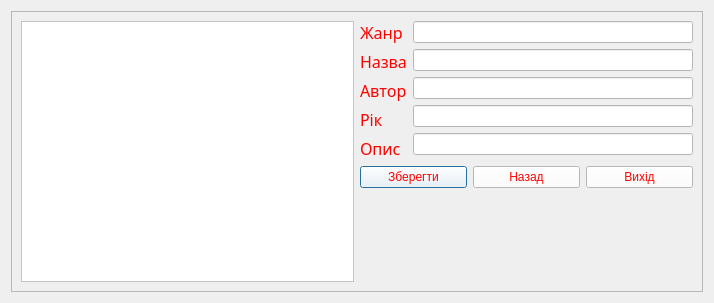
<?xml version="1.0" encoding="UTF-8"?>
<ui version="4.0">
 <class>All</class>
 <widget class="QDialog" name="All">
  <property name="geometry">
   <rect>
    <x>0</x>
    <y>0</y>
    <width>714</width>
    <height>303</height>
   </rect>
  </property>
  <property name="windowTitle">
   <string>Dialog</string>
  </property>
  <property name="styleSheet">
   <string notr="true">/*border-color: rgb(124, 255, 218);*/
/*background-color: qlineargradient(spread:reflect, x1:0, y1:1, x2:0.915254, y2:0.108, stop:0 rgba(71, 94, 142, 255), stop:1 rgba(255, 255, 255, 255));
background-color: qlineargradient(spread:reflect, x1:0, y1:1, x2:0.915254, y2:0.108, stop:0 rgba(71, 94, 142, 255), stop:1 rgba(255, 255, 255, 255));*/
/*background-color: qconicalgradient(cx:0, cy:0, angle:135, stop:0 rgba(255, 255, 0, 69), stop:0.375 rgba(255, 255, 0, 69), stop:0.423533 rgba(251, 255, 0, 145), stop:0.45 rgba(247, 255, 0, 208), stop:0.477581 rgba(255, 244, 71, 130), stop:0.518717 rgba(255, 218, 71, 130), stop:0.55 rgba(255, 255, 0, 255), stop:0.57754 rgba(255, 203, 0, 130), stop:0.625 rgba(255, 255, 0, 69), stop:1 rgba(255, 255, 0, 69));*/
/*background-color: qlineargradient(spread:reflect, x1:0, y1:0.488636, x2:1, y2:0.483, stop:0 rgba(71, 94, 142, 255), stop:1 rgba(254, 252, 255, 243));*
/*background-color: qlineargradient(spread:reflect, x1:0, y1:1, x2:0.915254, y2:0.108, stop:0 rgba(71, 94, 142, 255), stop:1 rgba(255, 255, 255, 255));*/
/*background-color: qlineargradient(spread:pad, x1:0.0110455, y1:0.443, x2:0.988636, y2:0.449, stop:0.136364 rgba(71, 94, 142, 255), stop:1 rgba(255, 255, 255, 255));*/
/*background-color: qlineargradient(spread:pad, x1:0.0110455, y1:0.443, x2:0.988636, y2:0.449, stop:0.136364 rgba(111, 72, 72, 255), stop:1 rgba(255, 255, 255, 255));
*/
/*gridline-color: rgb(178, 255, 250);*/</string>
  </property>
  <layout class="QGridLayout" name="gridLayout_2">
   <item row="0" column="0">
    <widget class="QScrollArea" name="scrollArea">
     <property name="widgetResizable">
      <bool>true</bool>
     </property>
     <widget class="QWidget" name="scrollAreaWidgetContents">
      <property name="geometry">
       <rect>
        <x>0</x>
        <y>0</y>
        <width>694</width>
        <height>283</height>
       </rect>
      </property>
      <layout class="QGridLayout" name="gridLayout">
       <item row="0" column="0" rowspan="4">
        <widget class="QTableView" name="tableView">
         <property name="styleSheet">
          <string notr="true">background-color : rgb(255,255,255);</string>
         </property>
        </widget>
       </item>
       <item row="0" column="1">
        <layout class="QHBoxLayout" name="horizontalLayout">
         <item>
          <layout class="QVBoxLayout" name="verticalLayout">
           <item>
            <widget class="QLabel" name="label_3">
             <property name="font">
              <font>
               <family>Segoe Script</family>
               <pointsize>12</pointsize>
               <weight>9</weight>
               <italic>false</italic>
               <bold>false</bold>
              </font>
             </property>
             <property name="styleSheet">
              <string notr="true">
font: 80 12pt &quot;Segoe Script&quot;;
font: 75 12pt &quot;Segoe Script&quot;;
color:rgb(255, 0, 0);</string>
             </property>
             <property name="text">
              <string>Жанр</string>
             </property>
            </widget>
           </item>
           <item>
            <widget class="QLabel" name="label_name_book">
             <property name="font">
              <font>
               <family>Segoe Script</family>
               <pointsize>12</pointsize>
               <weight>9</weight>
               <italic>false</italic>
               <bold>false</bold>
              </font>
             </property>
             <property name="styleSheet">
              <string notr="true">
font: 80 12pt &quot;Segoe Script&quot;;
font: 75 12pt &quot;Segoe Script&quot;;
color:rgb(255, 0, 0);</string>
             </property>
             <property name="text">
              <string>Назва</string>
             </property>
            </widget>
           </item>
           <item>
            <widget class="QLabel" name="label_aut">
             <property name="font">
              <font>
               <family>Segoe Script</family>
               <pointsize>12</pointsize>
               <weight>9</weight>
               <italic>false</italic>
               <bold>false</bold>
              </font>
             </property>
             <property name="styleSheet">
              <string notr="true">
font: 80 12pt &quot;Segoe Script&quot;;
font: 75 12pt &quot;Segoe Script&quot;;
color:rgb(255, 0, 0);</string>
             </property>
             <property name="text">
              <string>Автор</string>
             </property>
            </widget>
           </item>
           <item>
            <widget class="QLabel" name="label_4">
             <property name="font">
              <font>
               <family>Segoe Script</family>
               <pointsize>12</pointsize>
               <weight>9</weight>
               <italic>false</italic>
               <bold>false</bold>
              </font>
             </property>
             <property name="styleSheet">
              <string notr="true">
font: 80 12pt &quot;Segoe Script&quot;;
font: 75 12pt &quot;Segoe Script&quot;;
color:rgb(255, 0, 0);</string>
             </property>
             <property name="text">
              <string>Рік</string>
             </property>
            </widget>
           </item>
           <item>
            <widget class="QLabel" name="label_2">
             <property name="font">
              <font>
               <family>Segoe Script</family>
               <pointsize>12</pointsize>
               <weight>9</weight>
               <italic>false</italic>
               <bold>false</bold>
              </font>
             </property>
             <property name="styleSheet">
              <string notr="true">
font: 80 12pt &quot;Segoe Script&quot;;
font: 75 12pt &quot;Segoe Script&quot;;
color:rgb(255, 0, 0);</string>
             </property>
             <property name="text">
              <string>Опис</string>
             </property>
            </widget>
           </item>
          </layout>
         </item>
         <item>
          <layout class="QVBoxLayout" name="verticalLayout_2">
           <item>
            <widget class="QLineEdit" name="lineEdit_genre">
             <property name="styleSheet">
              <string notr="true">background-color: rgb(255, 255, 255);</string>
             </property>
            </widget>
           </item>
           <item>
            <widget class="QLineEdit" name="lineEdit_name_add_book">
             <property name="styleSheet">
              <string notr="true">background-color: rgb(255, 255, 255);</string>
             </property>
             <property name="text">
              <string/>
             </property>
            </widget>
           </item>
           <item>
            <widget class="QLineEdit" name="lineEdit_aut">
             <property name="styleSheet">
              <string notr="true">background-color: rgb(255, 255, 255);</string>
             </property>
            </widget>
           </item>
           <item>
            <widget class="QLineEdit" name="lineEdit_year">
             <property name="styleSheet">
              <string notr="true">background-color: rgb(255, 255, 255);</string>
             </property>
            </widget>
           </item>
           <item>
            <widget class="QLineEdit" name="lineEdit_des">
             <property name="styleSheet">
              <string notr="true">background-color: rgb(255, 255, 255);</string>
             </property>
            </widget>
           </item>
          </layout>
         </item>
        </layout>
       </item>
       <item row="1" column="1">
        <layout class="QHBoxLayout" name="horizontalLayout_2">
         <item>
          <widget class="QPushButton" name="pushButton_save">
           <property name="styleSheet">
            <string notr="true">
font: 75 12pt &quot;Segoe Script&quot;;
color:rgb(255, 0, 0);background :rgb(255, 255, 255);</string>
           </property>
           <property name="text">
            <string>Зберегти</string>
           </property>
          </widget>
         </item>
         <item>
          <widget class="QPushButton" name="pushButton_2">
           <property name="styleSheet">
            <string notr="true">
font: 75 12pt &quot;Segoe Script&quot;;
color:rgb(255, 0, 0);background :rgb(255, 255, 255);</string>
           </property>
           <property name="text">
            <string>Назад</string>
           </property>
          </widget>
         </item>
         <item>
          <widget class="QPushButton" name="pushButton_3">
           <property name="styleSheet">
            <string notr="true">
font: 75 12pt &quot;Segoe Script&quot;;
color:rgb(255, 0, 0);background :rgb(255, 255, 255);</string>
           </property>
           <property name="text">
            <string>Вихід</string>
           </property>
          </widget>
         </item>
        </layout>
       </item>
       <item row="3" column="1">
        <widget class="QLabel" name="label_info">
         <property name="text">
          <string/>
         </property>
        </widget>
       </item>
      </layout>
     </widget>
    </widget>
   </item>
  </layout>
  <zorder>layoutWidget</zorder>
  <zorder>pushButton_3</zorder>
  <zorder>pushButton_save</zorder>
  <zorder>layoutWidget</zorder>
  <zorder></zorder>
  <zorder>pushButton_3</zorder>
  <zorder>scrollArea</zorder>
 </widget>
 <resources/>
 <connections/>
</ui>
